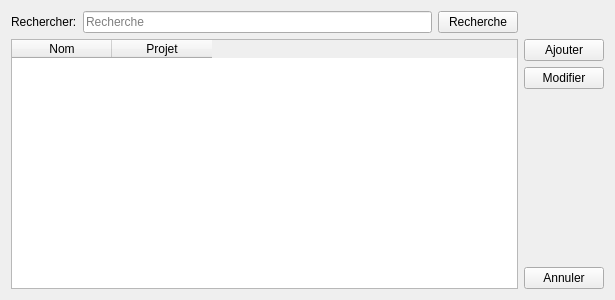
<?xml version="1.0" encoding="UTF-8"?>
<ui version="4.0">
 <class>Form</class>
 <widget class="QWidget" name="Form">
  <property name="geometry">
   <rect>
    <x>0</x>
    <y>0</y>
    <width>615</width>
    <height>300</height>
   </rect>
  </property>
  <property name="windowTitle">
   <string>Employés</string>
  </property>
  <layout class="QGridLayout" name="gridLayout">
   <item row="0" column="0">
    <widget class="QLabel" name="label">
     <property name="text">
      <string>Rechercher:</string>
     </property>
    </widget>
   </item>
   <item row="0" column="1">
    <widget class="QLineEdit" name="lineEdit">
     <property name="placeholderText">
      <string>Recherche</string>
     </property>
    </widget>
   </item>
   <item row="0" column="2">
    <widget class="QPushButton" name="pushButton_7">
     <property name="text">
      <string>Recherche</string>
     </property>
    </widget>
   </item>
   <item row="1" column="0" colspan="3">
    <widget class="QTableWidget" name="tableWidget">
     <column>
      <property name="text">
       <string>Nom</string>
      </property>
     </column>
     <column>
      <property name="text">
       <string>Projet</string>
      </property>
     </column>
    </widget>
   </item>
   <item row="1" column="3">
    <layout class="QVBoxLayout" name="verticalLayout_2">
     <item>
      <widget class="QPushButton" name="pushButton">
       <property name="text">
        <string>Ajouter</string>
       </property>
      </widget>
     </item>
     <item>
      <widget class="QPushButton" name="pushButton_2">
       <property name="text">
        <string>Modifier</string>
       </property>
      </widget>
     </item>
     <item>
      <spacer name="verticalSpacer_2">
       <property name="orientation">
        <enum>Qt::Vertical</enum>
       </property>
       <property name="sizeHint" stdset="0">
        <size>
         <width>20</width>
         <height>40</height>
        </size>
       </property>
      </spacer>
     </item>
     <item>
      <widget class="QPushButton" name="pushButton_3">
       <property name="text">
        <string>Annuler</string>
       </property>
      </widget>
     </item>
    </layout>
   </item>
  </layout>
 </widget>
 <resources/>
 <connections/>
</ui>
